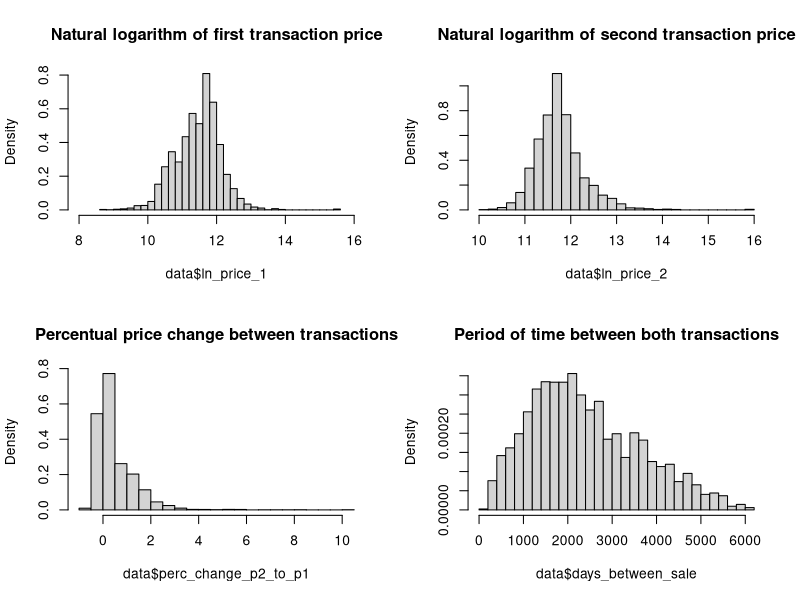
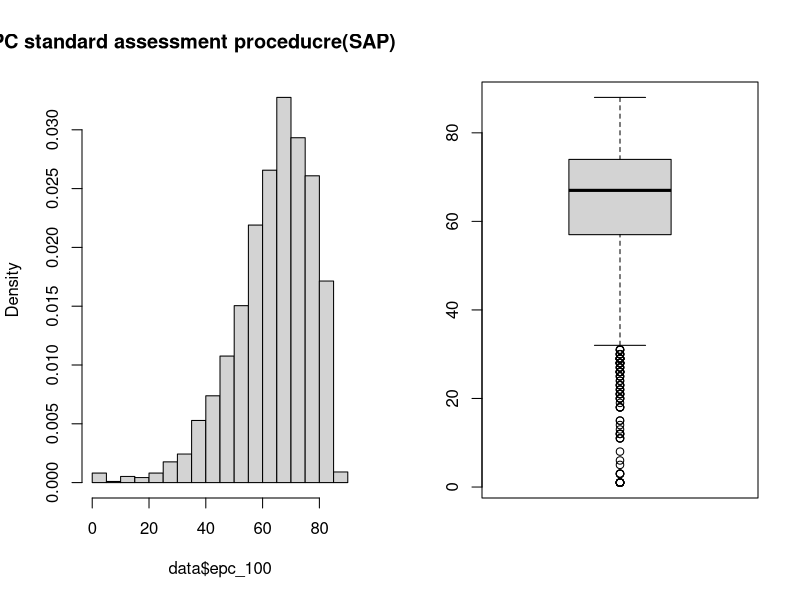
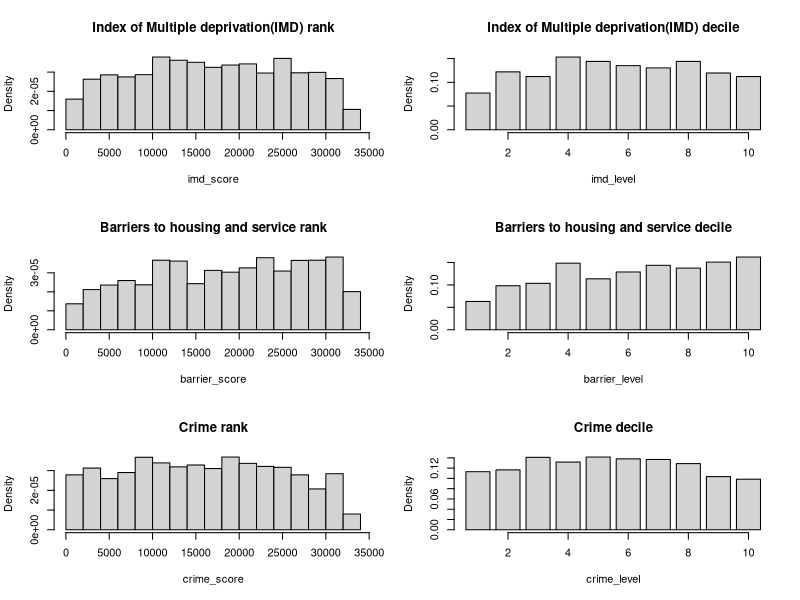
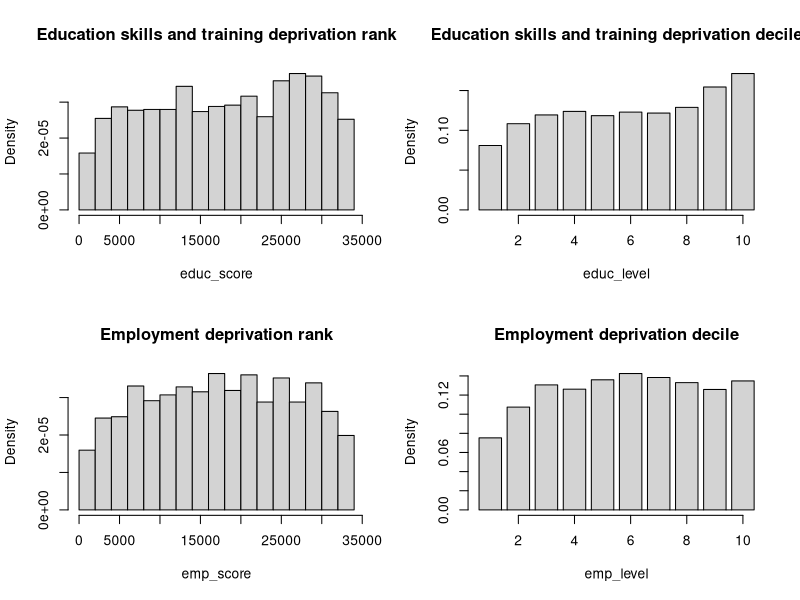

Recreate these plots in R, in order.
#Reproduction of page 7,8 in data paper
data <- read.csv("data.csv")
library(timeDate)
describe <- function(variable) {
    z <- data.frame(
        Mean = mean(variable),
        Median = median(variable),
        Std = sd(variable),
        Skewness = skewness(variable),
        Kurtosis = kurtosis(variable),
        Smallest = min(variable),
        Largest = max(variable),
        Obs = length(variable)
    )
    return(z)
}

result <- rbind(
    describe(data$price_1),
    describe(data$price_2),
    describe(data$ln_price_1),
    describe(data$ln_price_2),
    describe(data$perc_change_p2_to_p1),
    describe(data$days_between_sale)
)

print(result)

#We can add Normality check for the data set. qq plots.

windows()
par(mfrow = c(2, 2))
hist(data$ln_price_1, freq = F, breaks = 30, xlim = range(c(8, 16)),main="Natural logarithm of first transaction price")
hist(data$ln_price_2, freq = F, breaks = 30, xlim = range(c(10, 16)),main="Natural logarithm of second transaction price")
hist(data$perc_change_p2_to_p1, freq = F, breaks = 30,main="Percentual price change between transactions")
hist(data$days_between_sale, freq = F, breaks = 35,main="Period of time between both transactions")

epc <- function(x) {
    f <- as.numeric(table(x)[2])
    if (is.na(f)) {
        f <- 0
    }
    z <- data.frame(
        Frequency = f,
        Fraction = f / 4201
    )
    return(z)
}

epc_band <- rbind(
    epc(data$epc_rating_a),
    epc(data$epc_rating_b),
    epc(data$epc_rating_c),
    epc(data$epc_rating_d),
    epc(data$epc_rating_e),
    epc(data$epc_rating_f),
    epc(data$epc_rating_g)
)

print(epc_band)

windows()
par(mfrow = c(1, 2))
hist(data$epc_100, freq = F,main="EPC standard assessment proceducre(SAP) points")
boxplot(data$epc_100)

windows()
par(mfrow = c(3, 2))

hist(data$imd_score, freq = F,xlab="imd_score", main="Index of Multiple deprivation(IMD) rank")
hist(data$imd_level, freq = F,breaks=rep(1:10,each=2)+c(-.4,.4), xlab="imd_level", main="Index of Multiple deprivation(IMD) decile")
hist(data$barrier_score, freq = F, xlab="barrier_score", main="Barriers to housing and service rank")
hist(data$barrier_level, freq = F,breaks=rep(1:10,each=2)+c(-.4,.4), xlab="barrier_level", main="Barriers to housing and service decile")
hist(data$crime_score, freq = F,xlab="crime_score", main="Crime rank")
hist(data$crime_level, freq = F,breaks=rep(1:10,each=2)+c(-.4,.4),xlab="crime_level", main="Crime decile")

windows()
par(mfrow = c(2, 2))
hist(data$educ_score, freq = F,xlab="educ_score", main="Education skills and training deprivation rank")
hist(data$educ_level, freq = F,xlab="educ_level",breaks=rep(1:10,each=2)+c(-.4,.4), main="Education skills and training deprivation decile")
hist(data$emp_score, freq = F,xlab="emp_score", main="Employment deprivation rank")
hist(data$emp_level, freq = F,xlab="emp_level",breaks=rep(1:10,each=2)+c(-.4,.4), main="Employment deprivation decile")

geo <- function(x) {
    f <- as.numeric(table(x)[2])
    if (is.na(f)) {
        f <- 0
    }
    z <- data.frame(
        Transaction_Frequency = f,
        Transaction_Fraction = f / 4201
    )
    return(z)
}
geo_band <- rbind(
    geo(data$reg_north_west),
    geo(data$reg_yorkshire_and_the_humber),
    geo(data$reg_east_midlands),
    geo(data$reg_west_midlands),
    geo(data$reg_east_of_england),
    geo(data$reg_london),
    geo(data$reg_south_east),
    geo(data$reg_south_west),
    geo(data$reg_north_east)
)

print(geo_band)
# what is population fraction column in table 4 pg 10??